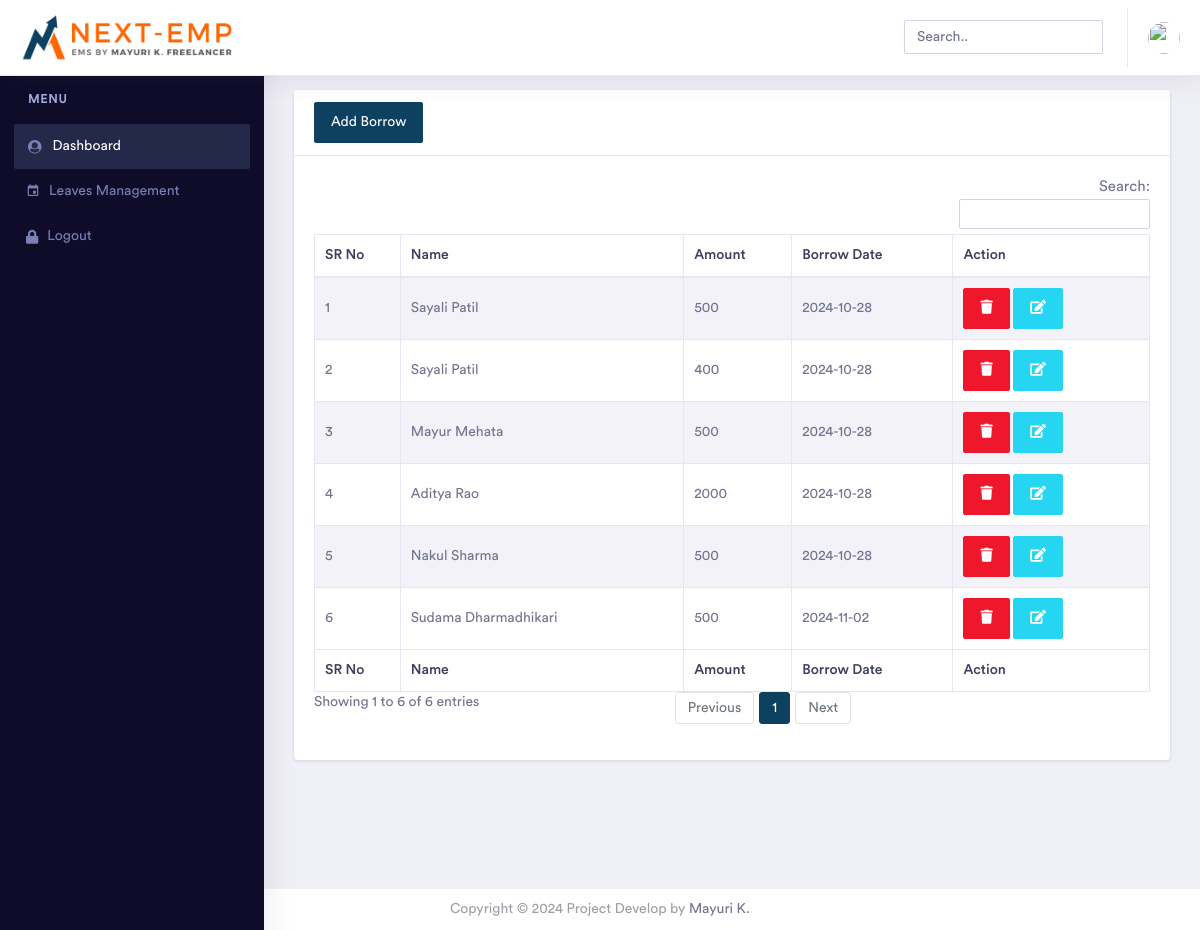
The page /admin/view_borrow.php (signed in) on the database as committed earlier.
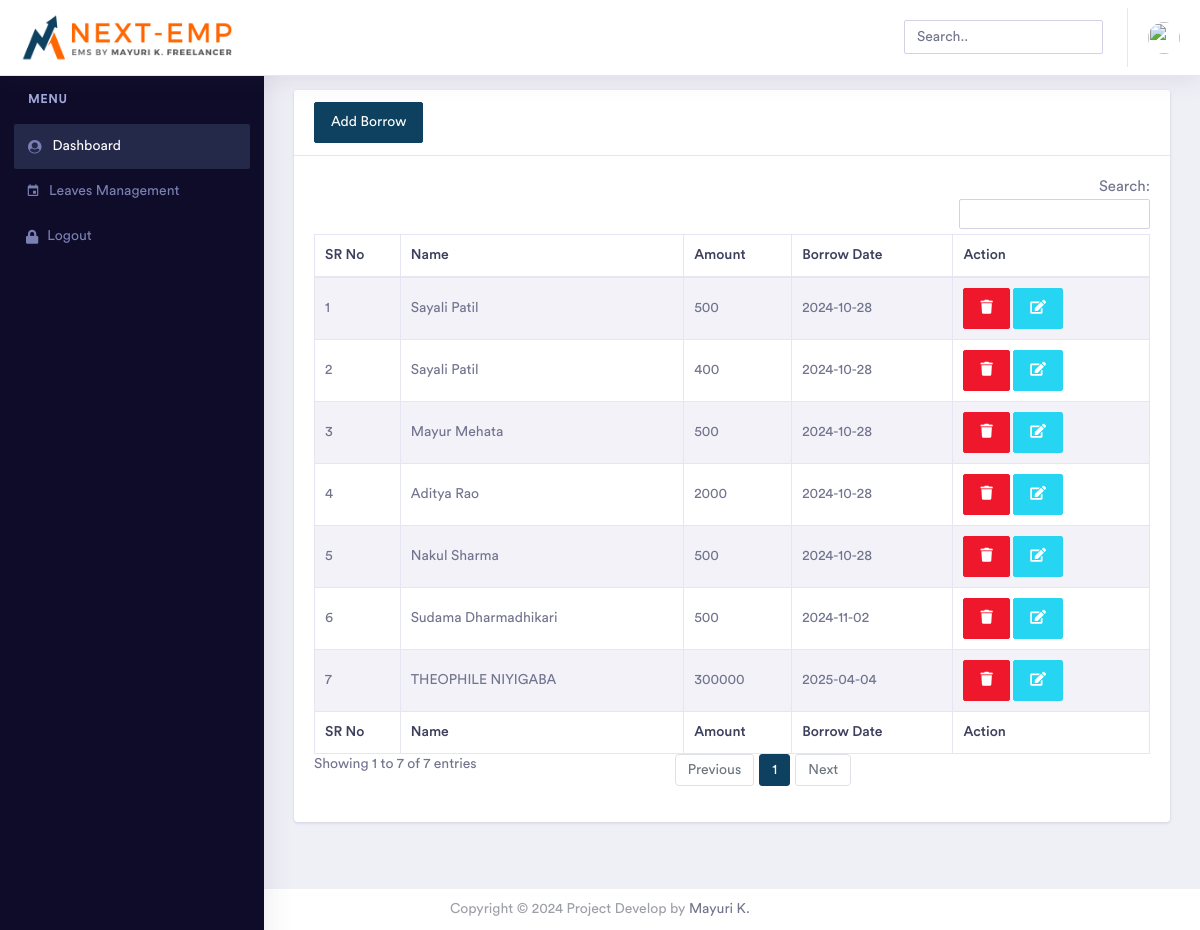
The same page on the database as committed later.
### tables this page shows
CREATE TABLE `borrow` (
  `id` int(11) NOT NULL AUTO_INCREMENT,
  `emp` int(11) NOT NULL,
  `amount` float NOT NULL,
  `month` varchar(100) NOT NULL,
  `year` varchar(100) NOT NULL,
  `reason` varchar(300) NOT NULL,
  `date` date NOT NULL DEFAULT current_timestamp(),
  `delete_status` tinyint(4) NOT NULL,
  PRIMARY KEY (`id`)
);

### admin/view_borrow.php (the view, shortened to what this page needs)
<?php include('include/head.php'); ?>
<?php include('include/header.php'); ?>
<?php include('include/sidebar.php'); ?>
<div class="dashboard-wrapper">
    <div class="container-fluid  dashboard-content">
        <div class="row">
            <div class="col-xl-12 col-lg-12 col-md-12 col-sm-12 col-12">
                <div class="card">
                    <div class="card-header">
                        <a href="add_borrow.php"><button class="btn btn-primary" type="submit" name=""> Add Borrow</button></a>
                    </div>
                    <div class="card-body">
                        <div class="table-responsive">
                            <table id="example" class="table table-striped table-bordered second" style="width:100%">
                                <thead>
                                    <tr>
                                        <th>SR No</th>
                                        <th>Name</th>
                                        <th>Amount</th>
                                        <th>Borrow Date</th>
                                        <th>Action</th>
                                    </tr>
                                </thead>
                                <tbody>
                                    <?php
                                    $sql = "SELECT * FROM borrow where delete_status='0' ";
                                    $statement = $conn->prepare($sql);
                                    $statement->execute();
                                     $record4=$statement->fetchAll();
                                     foreach($record4 as $key)
                                     {
                                        $stmt = $conn->prepare("SELECT * FROM admin WHERE id=?");
                                        $stmt->execute([$key['emp']]);
                                        $group = $stmt->fetch();
                                        $no += 1;
                                    ?>
                                        <tr>
                                            <td><?= $no; ?></td>
                                            <td><?php echo $group['fname'] ;?>   <?php echo $group['lname'] ; ?></td>
                                            <td><?php echo $key['amount']?></td>
                                            <td><?php echo $key['date']?></td>
                                            <td>
                                                <a href="#"><button type="button" class="btn btn-danger cancel-button" onclick="return confirm('Do you really want to Delete ?') && delForm(event, <?php echo $key['id']; ?>, 'Operation/borrow.php')" id="<?= $id; ?>"><i class="fas fa-trash"></i></button></a>
                                                <a href="#" onclick="editForm(event,<?php echo $key['id']; ?>, 'edit_borrow.php')" class="btn btn-info" title="Edit Event"><i class="fas fa-edit"></i></a>
                                            </td>
                                        </tr>
                                    <?php } ?>
                                </tbody>
                                <tfoot>
                                    <tr>
                                    <th>SR No</th>
                                        <th>Name</th>
                                        <th>Amount</th>
                                        <th>Borrow Date</th>
                                        <th>Action</th>
                                    </tr>
                                </tfoot>
                            </table>
                        </div>
                    </div>
                </div>
            </div>
        </div>
    </div>
    <?php include('include/footer.php'); ?>
</body>
</html>

Rows that differ between the two databases and show on the page:
added borrow: admin.fname "THEOPHILE", admin.lname "NIYIGABA", amount "300000", date "2025-04-04"
Other text that changed with them:
text written by a page script: "Search: Showing 1 to 6 of 6 entries Previous 1 Next" → "Search: Showing 1 to 7 of 7 entries Previous 1 Next"
